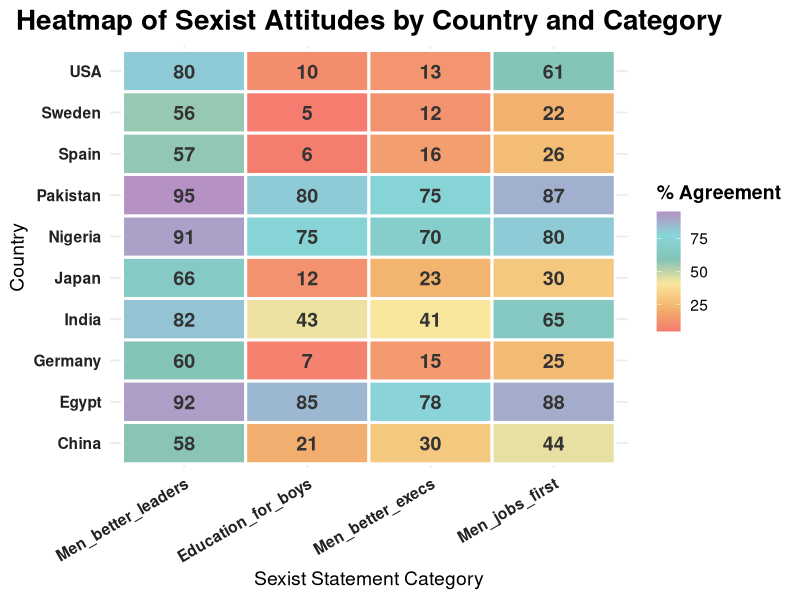

Write the R code that produced this figure.
# Install required packages
install.packages("ggplot2")
install.packages("reshape2")
install.packages("RColorBrewer")

library(ggplot2)
library(reshape2)
library(RColorBrewer)

# Prepare data
data <- data.frame(
  Country = c("USA", "Sweden", "Germany", "Spain", "Japan", "China", "India", "Nigeria", "Pakistan", "Egypt"),
  Men_better_leaders = c(80, 56, 60, 57, 66, 58, 82, 91, 95, 92),
  Education_for_boys = c(10, 5, 7, 6, 12, 21, 43, 75, 80, 85),
  Men_better_execs = c(13, 12, 15, 16, 23, 30, 41, 70, 75, 78),
  Men_jobs_first = c(61, 22, 25, 26, 30, 44, 65, 80, 87, 88)
)

# Reshape data
data_long <- melt(data, id.vars = "Country", variable.name = "Category", value.name = "Agreement")

# Define custom pastel color palette (similar to your radar palette)
my_palette <- colorRampPalette(c("#f57c6e", "#f2b56e", "#fbe79e", "#84c3b7", "#88d7da", "#b692c4"))(100)

# Plot heatmap
ggplot(data_long, aes(x = Category, y = Country, fill = Agreement)) +
  geom_tile(color = "white", size = 1) +
  scale_fill_gradientn(colors = my_palette) +
  geom_text(aes(label = Agreement), color = "#333333", size = 5, fontface = "bold") +
  labs(title = "Heatmap of Sexist Attitudes by Country and Category",
       x = "Sexist Statement Category",
       y = "Country",
       fill = "% Agreement") +
  theme_minimal(base_size = 14) +
  theme(axis.text.x = element_text(angle = 30, hjust = 1, face = "bold", color = "#222222"),
        axis.text.y = element_text(face = "bold", color = "#222222"),
        plot.title = element_text(size = 20, face = "bold", hjust = 0.5),
        legend.title = element_text(face = "bold"))
